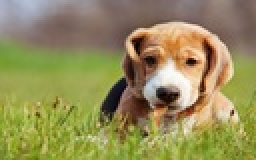
#> input picture images/7.jpg, 128 x 80 px, shrunk from 480 x 300 before the run, found by its file name (shown 2 times larger)
$ python cache_image.py
#> lines starting #> are read from the running program, lines starting #| are printed output that depends on the picture
from PIL import Image
# POUR CONVERTIR DES DECIMAUX EN BINAIRE ET VICE VERSA ON PEUX SIMPLEMENT UTILISER int() et bin()

im1 = Image.open('images/7.jpg').convert('RGB')
#> im1 is the input picture: PIL image 128x80 RGB; mean R, G, B 149.3, 141.4, 89.5
im2 = Image.open('images/9.png').convert('RGB')
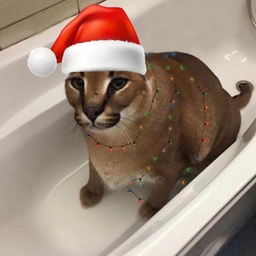
#> input picture images/9.png, 256 x 256 px, shrunk from 958 x 958 before the run, found by its file name
#> im2 is the input picture: PIL image 256x256 RGB; mean R, G, B 156.7, 136.7, 122.5


def cache_image(im1,im2):
    '''
    img,img --> img
    cache l'image 2 dans l'image 1 par scetanographie
    '''
    if im1.size > im2.size :
        im_final = Image.new('RGB',(im2.width,im2.height))
        im1.resize((im2.width,im2.height))
    else :
        im_final = Image.new('RGB',(im1.width,im1.height))
#> im_final: PIL image 128x80 RGB; every value is 0
        im2.resize((im1.width,im1.height))
    # pour rappel, chaque composante d'un pixel est codée sur 8 bits : de 0 à 255 variantes d'une couleur
    for x in range(im1.width):
        for y in range(im1.height):
            r, v, b = im1.getpixel((x,y))
            r2,v2,b2 = im2.getpixel((x,y))
            pixel1 = [binR(r,5),binR(v,5),binR(b,5)] # on garde les 5 premiers bits de poids fort du pixel 1
            pixel2 = [binR(r2,3),binR(v2,3),binR(b2,3)] # o garde les 3 premiers bits de poids fort du pixel 2
            pixel_final = [decimL(int(pixel1[i]+pixel2[i])) for i in range(3)] # on assemble les 5 premiers bits du pixel 1 avec les 3 premier bits du pixel 2          # option if pixel1[i] != '' and pixel2[i] != ''
            #try :
            im_final.putpixel((x,y),tuple(pixel_final))
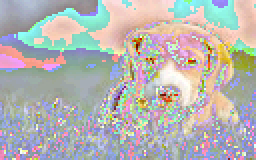
#> im_final: PIL image 128x80 RGB (shown 2 times larger); mean R, G, B 182.3, 180.4, 179
            #except TypeError:
                #pass
    im_final.show()

def binR(decimal, chiffres_sigificatifs):
    '''
    int --> int
    renvoi la valeur décimale d'un chiffer bianire
    '''
    resultat = ''
    while decimal != 0 :
        resultat += str(decimal % 2)
        decimal = decimal // 2
    resultat = resultat[::-1]
    return resultat[0:chiffres_sigificatifs]

def decimL(binaire):
    i = 0
    decimal = 0
    while binaire != 0:
        bit = binaire % 10 #determine si le digit est un 0 ou un 1
        decimal += bit * pow(2,i)
        binaire //= 10
        i += 1
    return decimal

cache_image(im1,im2)
